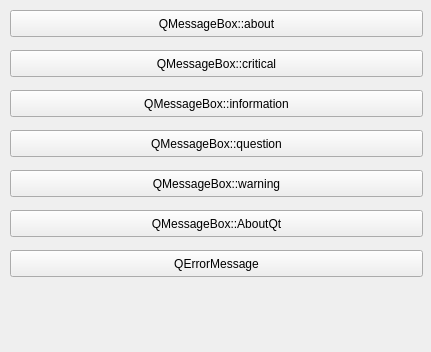
<ui version="4.0" >
 <class>Form</class>
 <widget class="QWidget" name="Form" >
  <property name="geometry" >
   <rect>
    <x>0</x>
    <y>0</y>
    <width>431</width>
    <height>352</height>
   </rect>
  </property>
  <property name="windowTitle" >
   <string>Okna komunikatów</string>
  </property>
  <property name="windowIcon" >
   <iconset resource="mywindow.qrc" >:/images/qt.png</iconset>
  </property>
  <widget class="QPushButton" name="pushButton_1" >
   <property name="geometry" >
    <rect>
     <x>10</x>
     <y>10</y>
     <width>413</width>
     <height>27</height>
    </rect>
   </property>
   <property name="text" >
    <string>QMessageBox::about</string>
   </property>
  </widget>
  <widget class="QPushButton" name="pushButton_2" >
   <property name="geometry" >
    <rect>
     <x>10</x>
     <y>50</y>
     <width>413</width>
     <height>27</height>
    </rect>
   </property>
   <property name="text" >
    <string>QMessageBox::critical</string>
   </property>
  </widget>
  <widget class="QPushButton" name="pushButton_3" >
   <property name="geometry" >
    <rect>
     <x>10</x>
     <y>90</y>
     <width>413</width>
     <height>27</height>
    </rect>
   </property>
   <property name="text" >
    <string>QMessageBox::information</string>
   </property>
  </widget>
  <widget class="QPushButton" name="pushButton_4" >
   <property name="geometry" >
    <rect>
     <x>10</x>
     <y>130</y>
     <width>413</width>
     <height>27</height>
    </rect>
   </property>
   <property name="text" >
    <string>QMessageBox::question</string>
   </property>
  </widget>
  <widget class="QLabel" name="label_1" >
   <property name="geometry" >
    <rect>
     <x>10</x>
     <y>290</y>
     <width>391</width>
     <height>18</height>
    </rect>
   </property>
   <property name="text" >
    <string/>
   </property>
  </widget>
  <widget class="QLabel" name="label_2" >
   <property name="geometry" >
    <rect>
     <x>10</x>
     <y>320</y>
     <width>411</width>
     <height>18</height>
    </rect>
   </property>
   <property name="text" >
    <string/>
   </property>
  </widget>
  <widget class="QPushButton" name="pushButton_5" >
   <property name="geometry" >
    <rect>
     <x>10</x>
     <y>170</y>
     <width>413</width>
     <height>27</height>
    </rect>
   </property>
   <property name="text" >
    <string>QMessageBox::warning</string>
   </property>
  </widget>
  <widget class="QPushButton" name="pushButton_6" >
   <property name="geometry" >
    <rect>
     <x>10</x>
     <y>210</y>
     <width>413</width>
     <height>27</height>
    </rect>
   </property>
   <property name="text" >
    <string>QMessageBox::AboutQt</string>
   </property>
  </widget>
  <widget class="QPushButton" name="pushButton_7" >
   <property name="geometry" >
    <rect>
     <x>10</x>
     <y>250</y>
     <width>413</width>
     <height>27</height>
    </rect>
   </property>
   <property name="text" >
    <string>QErrorMessage</string>
   </property>
  </widget>
 </widget>
 <resources>
  <include location="mywindow.qrc" />
 </resources>
 <connections/>
 <designerdata>
  <property name="gridDeltaX" >
   <number>10</number>
  </property>
  <property name="gridDeltaY" >
   <number>10</number>
  </property>
  <property name="gridSnapX" >
   <bool>true</bool>
  </property>
  <property name="gridSnapY" >
   <bool>true</bool>
  </property>
  <property name="gridVisible" >
   <bool>true</bool>
  </property>
 </designerdata>
</ui>
